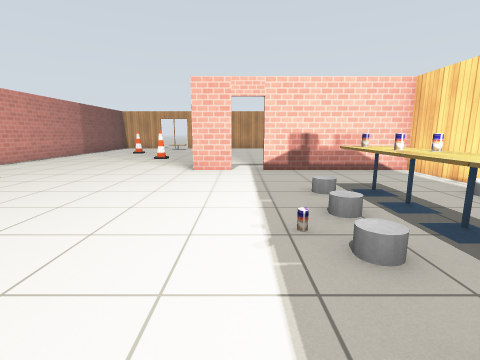
View 1 (above)

24 first-person views from a walk through a Gazebo world. The camera is 1 m above the floor, tilts 10° down and sees 85° across. Floor lines are 1 m apart. The floor is counted in squares, 1 m on a side. Each view is taken from the middle of a square. On the plan, view 1 faces up. The plan holds only what a view shows up to about 11 squares ahead; the rest is blank. Simple patterns stand in for the simulator's built-in surfaces. Some surface patterns are stand-ins.

View 2
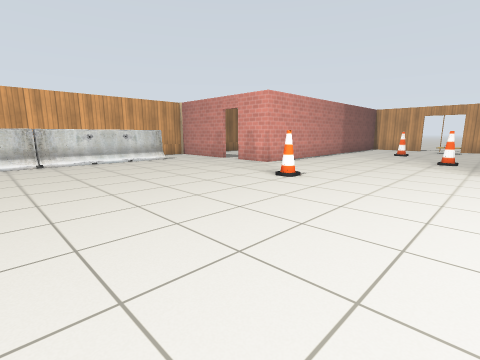

View 3
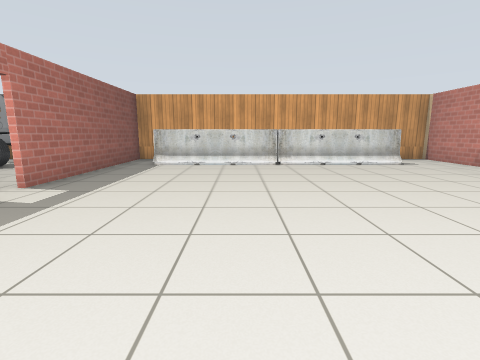

View 4
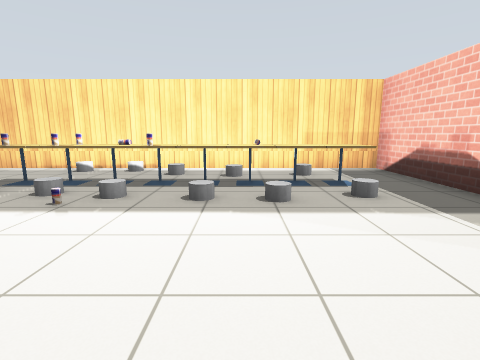

View 5
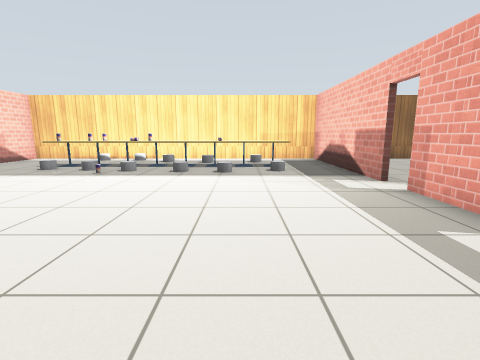

View 6
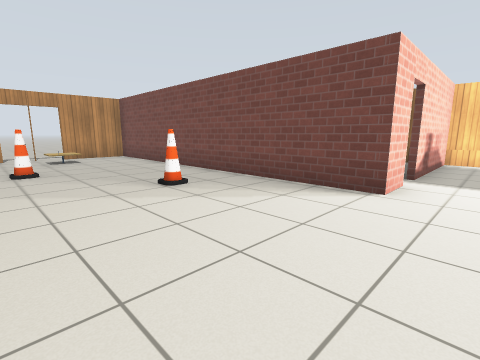

View 7
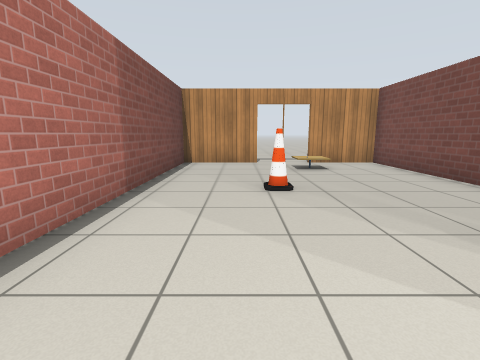

View 8
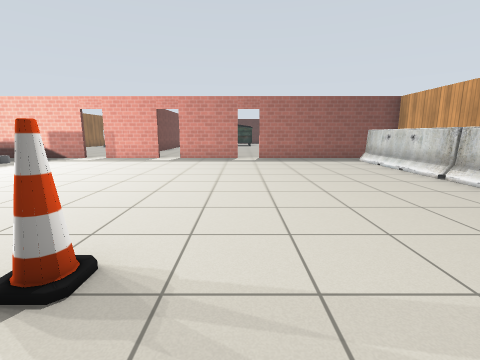

View 9
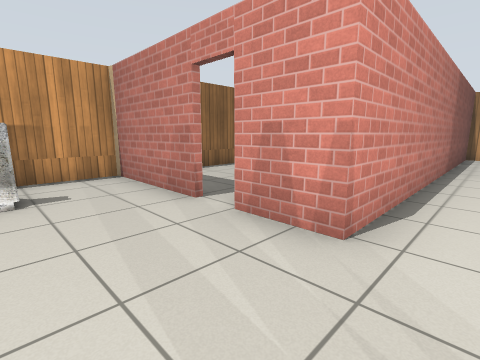

View 10
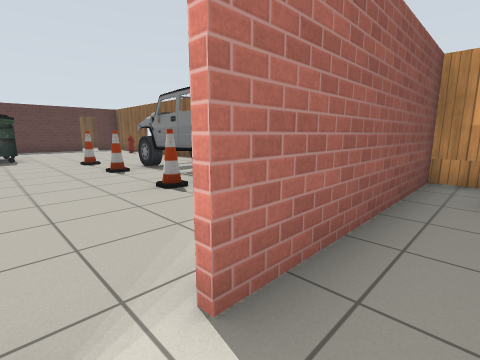

View 11
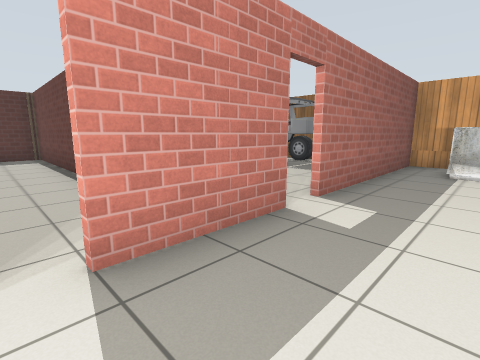

View 12
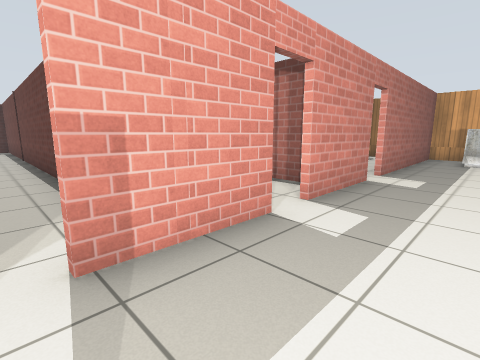

View 13
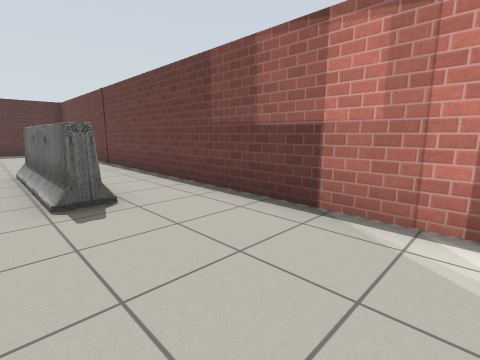

View 14
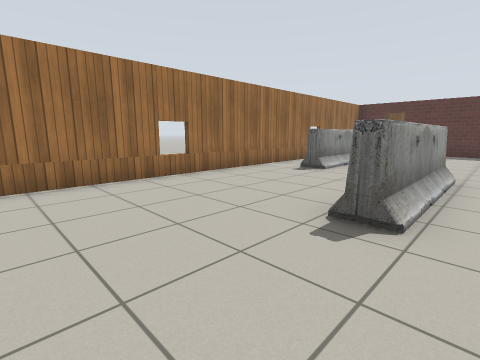

View 15
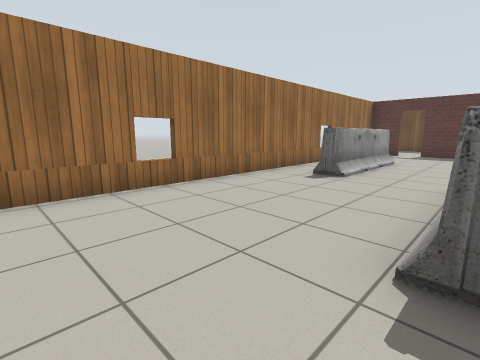

View 16
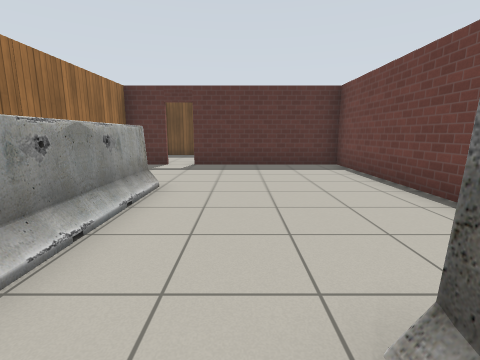

View 17
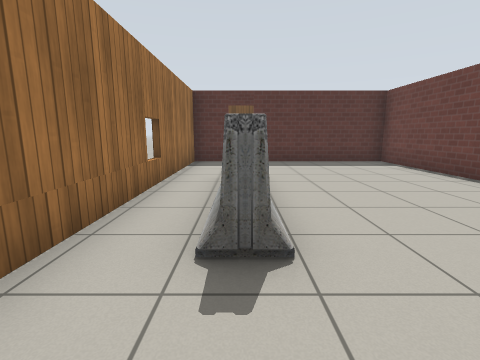

View 18
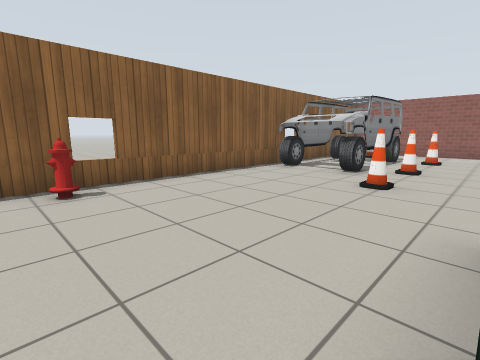

View 19
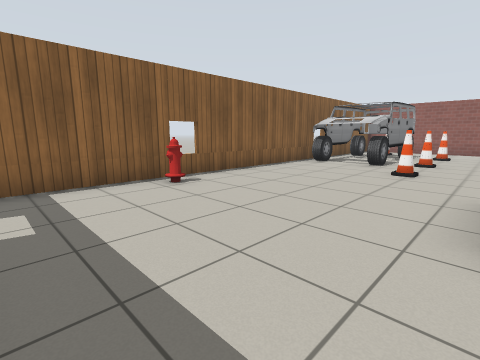

View 20
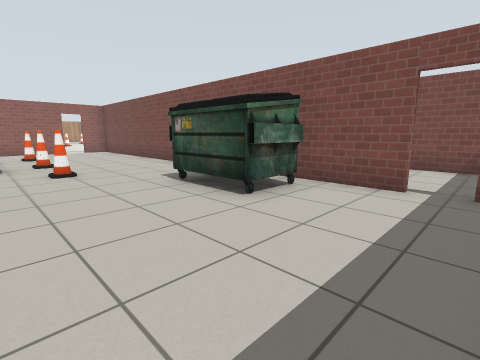

View 21
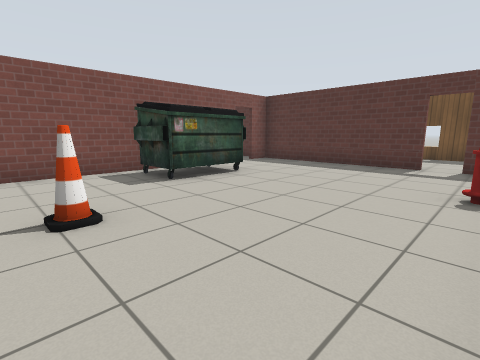

View 22
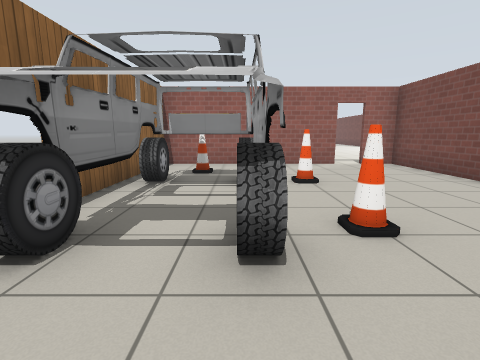

View 23
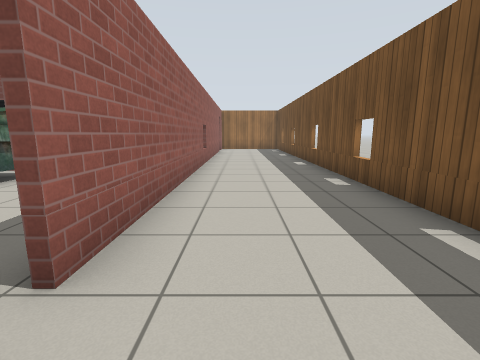

View 24
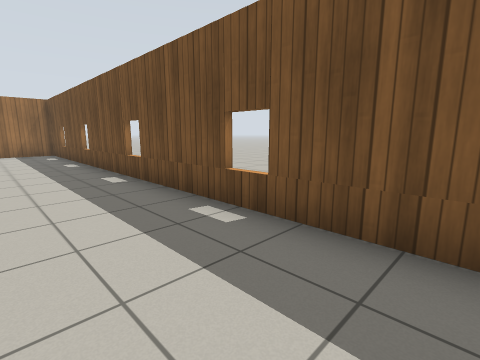

### Floor plan
Key: @ floor where view 1 was taken; # wall or solid block; . floor; D open door; = window, fence, low wall or low ledge; C cone; R drink can; T cafe table; G grey cylinder; B barrier; A car; U dumpster; H fire hydrant; O other object.
Columns run from 14 left of view 1 to 5 right of it. Each row starts with its distance up from view 1.
 19          ..
 18       ###DD###
 17       #...T..#
 16       #......#
 15       #......#
 14       #..C...#
 13       #......#
 12       #......#
 11 #.    #....C.#
 10 #..   #......#
  9  ...  #......#
  8 ####D##......#     #
  7 #...D........#D#####
  6 #..................#
  5 #.B.....C.......O..#
  4 # B............RRTG#
  3 # B............GRTG#
  2 # B............GOG.#
  1 # B............GTT.#
  0 # B...........@.OG.#
 -1 # B............GTG.#
 -2 # B............GTT.#
 -3 #.B................#
 -4 ######DD##D##D######
 -5 #.......#.. #...   #
 -6 #.C.....#.. #......#
 -7 #AAAC...#.. #......#
 -8  AAA....#.. #......#
 -9  AAA....#.. #.B....#
-10  AAAC...#.. #.B....#
-11 #AAA....#.. #.B....#
-12 #.......#.. #.B....#
-13 #...C...#.  #.B..B.#
-14 #.......#.  #....B.#
-15 #.....UU##  #....B.#
-16 #.....U #   #....B.=
-17 #H....UU#   #....B.#
-18 #.......#   #......#
-19 #.......D   #......#
-20 #.......D   #......#
-21 ##D#######=######D##
-22  ..............  ..#
-23   .................#
-24   ########=#######

Positions as (right, up) in squares from view 1, and headings:
1: (0, 0), facing up
2: (-2, 0), facing up-left
3: (-3, 0), facing left
4: (-3, 0), facing right
5: (-6, -1), facing right
6: (-6, 6), facing up-right
7: (-6, 9), facing up
8: (-7, 7), facing down
9: (-7, 5), facing up-left
10: (-7, -3), facing down-left
11: (-4, -2), facing down-left
12: (-1, -2), facing down-left
13: (1, -5), facing down-left
14: (-1, -6), facing down-right
15: (0, -7), facing down-right
16: (1, -12), facing down
17: (3, -11), facing down
18: (-8, -18), facing up-left
19: (-8, -20), facing up-left
20: (-11, -20), facing up-right
21: (-13, -12), facing down-right
22: (-11, -13), facing up
23: (-13, -22), facing right
24: (-10, -22), facing down-right
